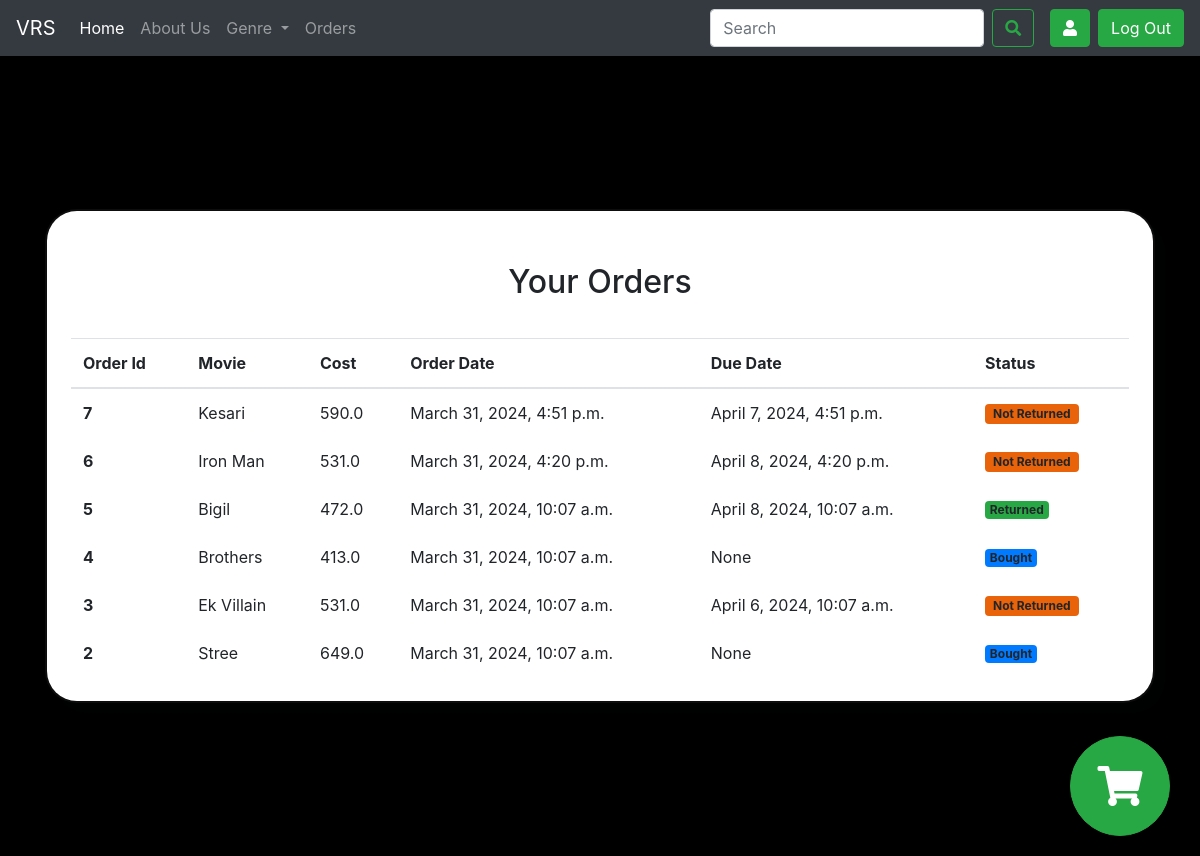
The page /orders/ (signed in) on the database as committed earlier.
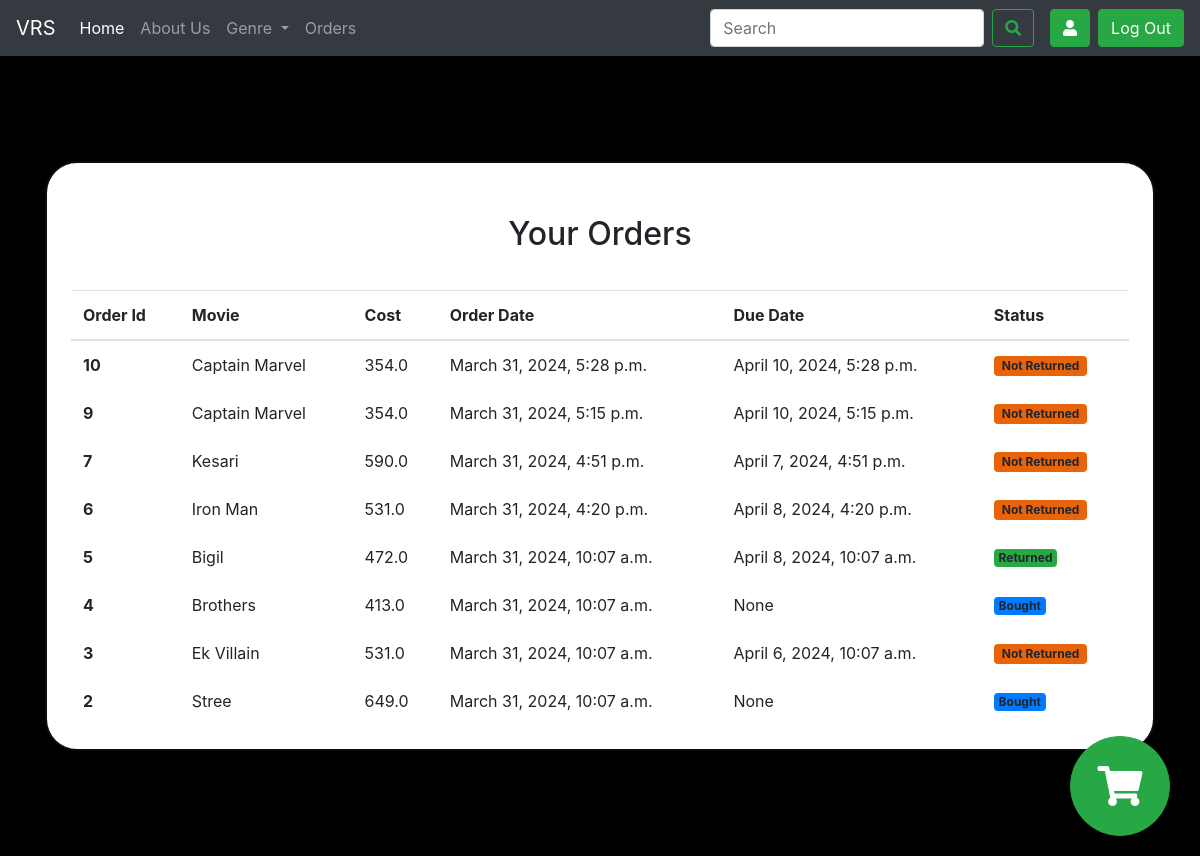
The same page on the database as committed later.
### home/models.py (models this page shows, shortened)
class Order(models.Model):
    order_id = models.AutoField(primary_key=True)
    order_date = models.DateTimeField(auto_now_add=True)
    user = models.ForeignKey(User, on_delete=models.CASCADE)
    movie = models.ForeignKey(Movie, on_delete=models.CASCADE, default=None)
    total_price = models.FloatField(default=0)
    isrented = models.BooleanField(default=True)
    status = models.CharField(max_length=100,choices=[('Not Returned','Not Returned'),('Sold','Sold'),('Overdue','Overdue'), ('Returned','Returned')],default='Not Returned')
    due_date = models.DateTimeField(blank = True, null = True)

class Movie(models.Model):
    id = models.AutoField(primary_key=True)
    title = models.CharField(max_length=100)
    desc = models.CharField(max_length=1000)
    img = models.ImageField(upload_to='movies/thumbnails', blank=True, null=True)
    img_url = models.CharField(max_length=1000, default='')
    backdrop_url = models.CharField(max_length=1000, default='')
    release_year = models.DateField(null = True)
    genre = models.CharField(max_length=100,choices=[('Action','Action'),('Comedy','Comedy'),('Drama','Drama'),('Horror','Horror'),('Romance','Romance'),('Thriller','Thriller')])
    cast = models.CharField(max_length=500)
    director = models.CharField(max_length=100)
    rating = models.FloatField()
    certification = models.CharField(max_length=10,choices=[('U','U'),('U/A','U/A'),('A','A')])
    rent_price = models.FloatField()
    buy_price = models.FloatField()
    rent_duration = models.IntegerField()
    runtime = models.DurationField(("Duration"), default=timedelta(0))
    total_quantity = models.IntegerField(default=10)
    available_quantity = models.IntegerField(default=10)
    def __str__(self):
        return self.title

### home/views.py (the view)
# urls.py: path("orders/",views.orders,name='orders'),
def orders(request):
    updatestatus()
    orders = Order.objects.filter(user=request.user)
    orders = sorted(orders, key=lambda x: x.order_id, reverse=True)
    params = {'orders':orders}
    return render(request,'orders.html',params)

### home/views.py (called while the page is built)
def updatestatus():
    orders = Order.objects.all()
    for order in orders:
        if order.status == 'Not Returned' and order.due_date < timezone.now():
            order.status = 'Overdue'
            order.save()

### templates/orders.html (shortened to what this page needs)
{% extends "base.html" %}
{% block body %}
<body class="god">
<section class="vh-100 gradient-custom-2">
    <div class="container py-5 h-100">
      <div class="row d-flex justify-content-center align-items-center h-100">
        <div class="col-md-12 col-xl-12">
          <div class="card mask-custom">
            <div class="card-body p-4 text-black">
              <div class="text-center pt-1 pb-2">
                <h2 class="my-4">Your Orders</h2>
              </div>
              <table class="table text-black mb-0" >
                <thead>
                  <tr>
                    <th scope="col">Order Id</th>
                    <th scope="col">Movie</th>
                    <th scope="col">Cost</th>
                    <th scope="col">Order Date</th>
                    <th scope="col">Due Date</th>
                    <th scope="col">Status</th>
                  </tr>
                </thead>
                <div  style = " margin: 5px; border-radius: 10px;">
                  {% for order in orders %}
                <tr class="fw-normal">
                  <th class="border-0">
                    <span class="ms-2 text-black">{{order.order_id}}</span>
                  </th>
                  <td class="border-0 align-middle">{{order.movie}}</td>
                  <td class="border-0 align-middle">{{order.total_price}}</td>
                  <td class="border-0 align-middle">{{order.order_date}}</td>
                  <td class="border-0 align-middle">{{order.due_date}}</td>
                  <td class="border-0 align-middle">
                    {% if order.status == "Returned" %}
                    <h6 class="mb-0"><span class="badge bg-success"> {{order.status}}</span></h6>
                    {% elif order.status == "Not Returned" %}
                    <h6 class="mb-0"><span class="badge py-1 px-2" style ="background-color: #e8630a"> {{order.status}}</span></h6>
                    {% elif order.status == "Sold" %}
                    <h6 class="mb-0"><span class="badge bg-primary"> Bought</span></h6>
                    {% else %}
                    <h6 class="mb-0"><span class="badge py-1 px-2" style ="background-color: #ff0022"> {{order.status}}</span></h6>
                    {% endif %}
                  </td>
                </tr>
                {% endfor %}
            </div>
              </table>
            </div>
          </div>
        </div>
      </div>
    </div>
  </section>
<body>
{% endblock body %}

Rows that differ between the two databases and show on the page:
added Order: order_id "10", movie "Captain Marvel", total_price "354.0", order_date "March 31, 2024, 5:28 p.m.", due_date "April 10, 2024, 5:28 p.m.", status "Not Returned"
added Order: order_id "9", movie "Captain Marvel", total_price "354.0", order_date "March 31, 2024, 5:15 p.m.", due_date "April 10, 2024, 5:15 p.m.", status "Not Returned"
